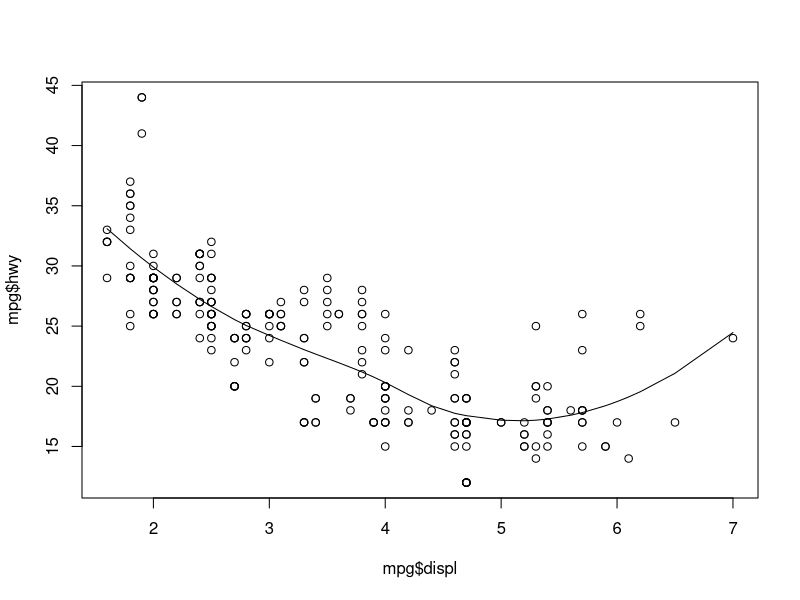
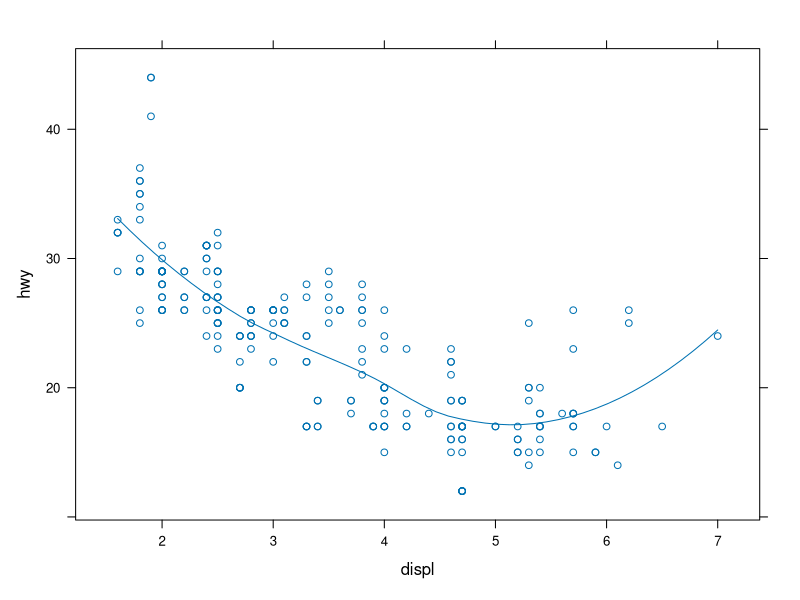
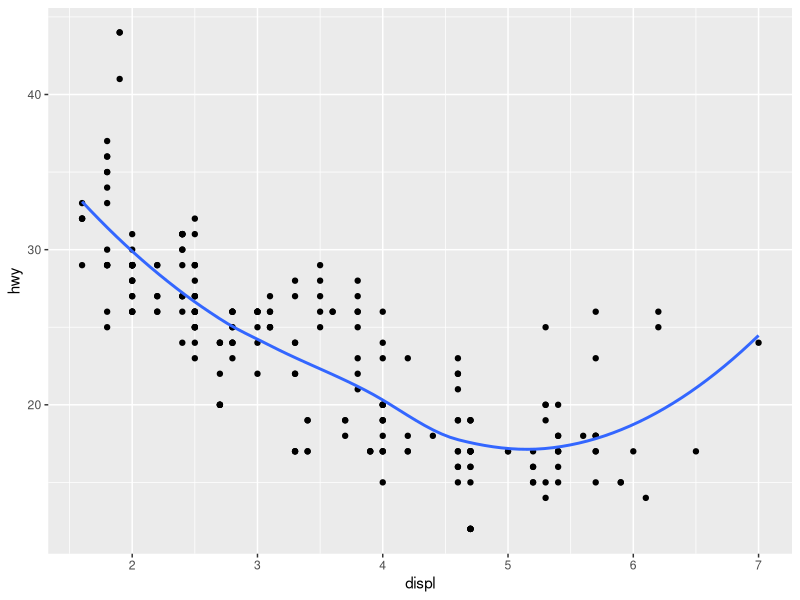
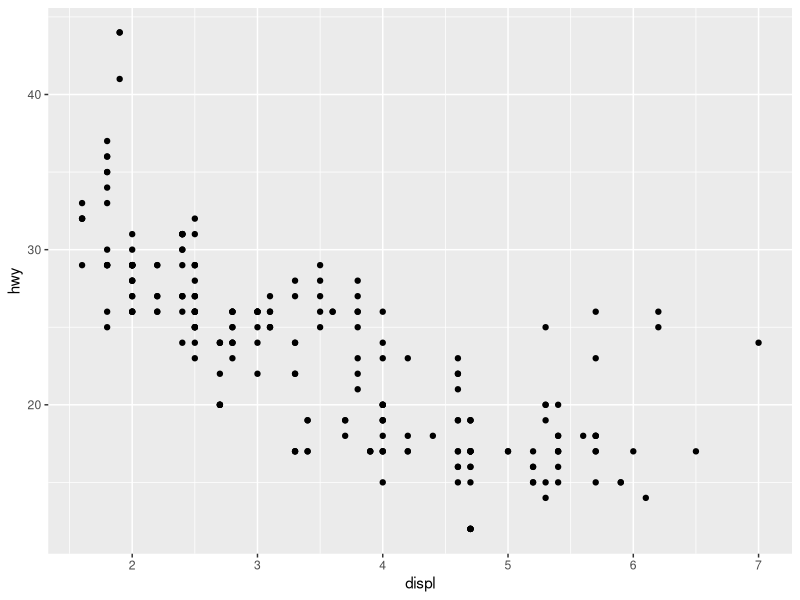

Write the R code that produced these figures, in order.
## ---- chunk 1
knitr::opts_chunk$set(echo = TRUE, fig.height = 3, fig.width = 4)
## ---- chunk 2
    library(ggplot2)
    library(lattice)
    data("mpg")
## ---- chunk 3
    lout <- loess(hwy ~ displ, data = mpg)
    ord_x <- order(lout$x)
    plot(x = mpg$displ, y = mpg$hwy)
    lines(lout$x[ord_x], lout$fitted[ord_x])
## ---- chunk 4
    xyplot(hwy ~ displ, data = mpg,
           panel = function(x, y) {
             panel.xyplot(x, y)
             panel.loess(x, y, span = 0.75, family = "gaussian", degree = 2)
           })
## ---- chunk 5
    ggplot(mpg, mapping = aes(x = displ, y = hwy)) +
      geom_point() +
      geom_smooth(se = FALSE)
## ---- chunk 6
    ggplot(data = mpg, mapping = aes(x = displ, y = hwy)) +
      geom_point()
